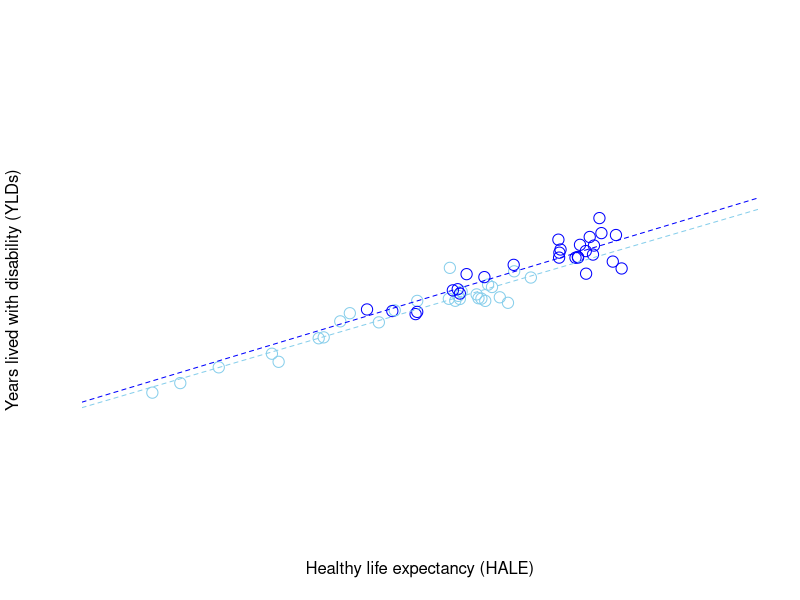

Here is the R script that generated this plot: (Note: this script raises an error after producing the figure.)
# Expansion of morbidity
#Years lived with disability (YLDs)
# Years of life lived with any short-term or long-term health loss.

# Healthy life expectancy, or health-adjusted life expectancy (HALE)
#The number of years that a person at a given age can expect to live in good health, 
# taking into account mortality and disability.

# Raw Data
HALE.raw.data <- read.csv("./IHME-GBD_2015_DATA-7c514cb9-1/IHME-GBD_2015_DATA-7c514cb9-1.csv")
LE.raw.data <- read.csv("./IHME-GBD_2015_DATA-b8689aa2-1/IHME-GBD_2015_DATA-b8689aa2-1.csv")

head(LE.raw.data)
head(HALE.raw.data)

# Tidy Data
library(data.table)

attach(LE.raw.data)
attach(HALE.raw.data)

DT.LE <- data.table(LE.raw.data)
DT.HALE <- data.table(HALE.raw.data)

tables()

######################################################

# MALES 

data.LE.1995.male <- DT.LE[DT.LE$year == "1995" & DT.LE$sex == "Male", ]
data.HALE.1995.male <- DT.HALE[DT.HALE$year == "1995" & DT.HALE$sex == "Male", ]
data.YLD.1995.male <- data.LE.1995.male$val - data.HALE.1995.male$val

data.LE.2015.male <- DT.LE[DT.LE$year == "2015" & DT.LE$sex == "Male", ]
data.HALE.2015.male <- DT.HALE[DT.HALE$year == "2015" & DT.HALE$sex == "Male", ]
data.YLD.2015.male <- data.LE.2015.male$val - data.HALE.2015.male$val

# Preliminary Point Estimates

min.HALE.1995.male <- round(min(data.HALE.1995.male$val), 1)
max.HALE.1995.male <- round(max(data.HALE.1995.male$val), 1)
median.HALE.1995.male <- round(median(data.HALE.1995.male$val),1)
mad.HALE.1995.male <- round(mad(data.HALE.1995.male$val), 1)

min.YLD.1995.male <- round(min(data.YLD.1995.male), 1)
max.YLD.1995.male <- round(max(data.YLD.1995.male), 1)
median.YLD.1995.male <- round(median(data.YLD.1995.male),1)
mad.YLD.1995.male <- round(mad(data.YLD.1995.male), 1)

min.HALE.2015.male <- round(min(data.HALE.2015.male$val), 1)
max.HALE.2015.male <- round(max(data.HALE.2015.male$val), 1)
median.HALE.2015.male <- round(median(data.HALE.2015.male$val),1)
mad.HALE.2015.male <- round(mad(data.HALE.2015.male$val), 1)

min.YLD.2015.male <- round(min(data.YLD.2015.male), 1)
max.YLD.2015.male <- round(max(data.YLD.2015.male), 1)
median.YLD.2015.male <- round(median(data.YLD.2015.male),1)
mad.YLD.2015.male <- round(mad(data.YLD.2015.male), 1)

plot(data.HALE.1995.male$val, 
     data.YLD.1995.male, 
     col="skyblue",
     cex=1.5,
     xlim = c(52,75), 
     ylim=c(5, 12), 
     axes=F,
     xlab="Healthy life expectancy (HALE)",
     ylab="Years lived with disability (YLDs)")


points(data.HALE.2015.male$val, 
       data.YLD.2015.male, 
       col="blue",
       cex=1.5)

# Accelerating expansion of morbidity

abline(lm(data.YLD.1995.male ~ data.HALE.1995.male$val), col="skyblue", lty=2)
abline(lm(data.YLD.2015.male ~ data.HALE.2015.male$val), col="blue", lty=2)

summary(lm(data.YLD.1995.male ~ data.HALE.1995.male$val))
confint(lm(data.YLD.1995.male ~ data.HALE.1995.male$val))

summary(lm(data.YLD.2015.male ~ data.HALE.2015.male$val))
confint(lm(data.YLD.2015.male ~ data.HALE.2015.male$val))


# Healthy life expectancy and disability gap

(gap.HALE.1995.male <- round(max.HALE.1995.male - min.HALE.1995.male, 1))
(gap.HALE.2015.male <- round(max.HALE.2015.male - min.HALE.2015.male, 1))
gap.HALE.2015.male - gap.HALE.1995.male
((gap.HALE.2015.male - gap.HALE.1995.male) / gap.HALE.1995.male) * 100

(gap.YLD.1995.male <- round(max.YLD.1995.male - min.YLD.1995.male, 1))
(gap.YLD.2015.male <- round(max.YLD.2015.male - min.YLD.2015.male, 1))
((gap.YLD.2015.male - gap.YLD.1995.male) / gap.YLD.1995.male) * 100
gap.YLD.2015.male - gap.YLD.1995.male


######################################################

# Female 

data.LE.1995.female <- DT.LE[DT.LE$year == "1995" & DT.LE$sex == "Female", ]
data.HALE.1995.female <- DT.HALE[DT.HALE$year == "1995" & DT.HALE$sex == "Female", ]
data.YLD.1995.female <- data.LE.1995$val - data.HALE.1995$val

data.LE.2015.female <- DT.LE[DT.LE$year == "2015" & DT.LE$sex == "Female", ]
data.HALE.2015.female <- DT.HALE[DT.HALE$year == "2015" & DT.HALE$sex == "Female", ]
data.YLD.2015.female <- data.LE.2015.female$val - data.HALE.2015.female$val

# Preliminary Point Estimates

min.HALE.1995.female <- round(min(data.HALE.1995.female$val), 1)
max.HALE.1995.female <- round(max(data.HALE.1995.female$val), 1)
median.HALE.1995.female <- round(median(data.HALE.1995.female$val),1)
mad.HALE.1995.female <- round(mad(data.HALE.1995.female$val), 1)

min.YLD.1995.female <- round(min(data.YLD.1995.female), 1)
max.YLD.1995.female <- round(max(data.YLD.1995.female), 1)
median.YLD.1995.female <- round(median(data.YLD.1995.female),1)
mad.YLD.1995.female <- round(mad(data.YLD.1995.female), 1)

min.HALE.2015.female <- round(min(data.HALE.2015.female$val), 1)
max.HALE.2015.female <- round(max(data.HALE.2015.female$val), 1)
median.HALE.2015.female <- round(median(data.HALE.2015.female$val),1)
mad.HALE.2015.female <- round(mad(data.HALE.2015.female$val), 1)

min.YLD.2015.female <- round(min(data.YLD.2015.female), 1)
max.YLD.2015.female <- round(max(data.YLD.2015.female), 1)
median.YLD.2015.female <- round(median(data.YLD.2015.female),1)
mad.YLD.2015.female <- round(mad(data.YLD.2015.female), 1)

points(data.HALE.1995.female$val, 
     data.YLD.1995.female, 
     col="pink",
     cex=1.5)

points(data.HALE.2015.female$val, 
       data.YLD.2015.female, 
       col="red",
       cex=1.5)

axis(1, c(min.HALE.2015.male, median.HALE.2015.male, max.HALE.2015.male), col="blue", cex.axis=.6)
axis(2, c(min.YLD.2015.male, median.YLD.2015.male, max.YLD.2015.male), col="blue", cex.axis=.6)
axis(3, c(min.HALE.2015.female, median.HALE.2015.female, max.HALE.2015.female), col="red", cex.axis=.6)
axis(4, c(min.YLD.2015.female, median.YLD.2015.female, max.YLD.2015.female), col="red", cex.axis=.6)

legend(52, 12,  
       c("Year 1995 Males","Year 2015 Males", "Year 1995 Females","Year 2015 Females"),
       lwd=c(2,2,2,2),
       pch=c(1,1,1,1),
       cex=c(1.1,1.1,1.1,1.1),
       col=c("skyblue", "blue", "pink", "red"),
       bty = "n")

# Accelerating expansion of morbidity

abline(lm(data.YLD.1995.female ~ data.HALE.1995.female$val), col="pink", lty=2)
abline(lm(data.YLD.2015.female ~ data.HALE.2015.female$val), col="red", lty=2)

summary(lm(data.YLD.1995.female ~ data.HALE.1995.female$val))
confint(lm(data.YLD.1995.female ~ data.HALE.1995.female$val))

summary(lm(data.YLD.2015.female ~ data.HALE.2015.female$val))
confint(lm(data.YLD.2015.female ~ data.HALE.2015.female$val))


# Healthy life expectancy and disability gap

(gap.HALE.1995.female <- round(max.HALE.1995.female - min.HALE.1995.female, 1))
(gap.HALE.2015.female <- round(max.HALE.2015.female - min.HALE.2015.female, 1))
gap.HALE.2015.female - gap.HALE.1995.female
((gap.HALE.2015.female - gap.HALE.1995.female) / gap.HALE.1995.female) * 100

(gap.YLD.1995.female <- round(max.YLD.1995.female - min.YLD.1995.female, 1))
(gap.YLD.2015.female <- round(max.YLD.2015.female - min.YLD.2015.female, 1))
((gap.YLD.2015.female - gap.YLD.1995.female) / gap.YLD.1995.female) * 100
gap.YLD.2015.female - gap.YLD.1995.female
